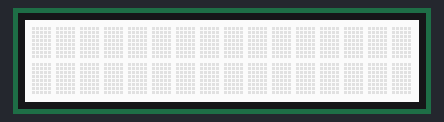
Simulated run of this sketch. Board: Arduino Uno, built with avr-gcc and run on an emulated ATmega328P. Parts: 16×2 character LCD.

Above: at 0.1 s.
At 0.6 s:
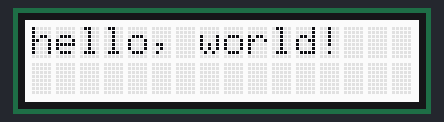

The sketch:

Basic_display.ino
```cpp
// (licence header left out)
#include <Wire.h>
#include "rgb_lcd.h"

rgb_lcd lcd;

void setup() {
    // set up the LCD's number of columns and rows:
    lcd.begin(16, 2);
    // Print a message to the LCD.
    lcd.print("hello, world!");
}

void loop() {
    // Turn off the display:
    lcd.noDisplay();
    delay(500);
    // Turn on the display:
    lcd.display();
    delay(500);
}

/*********************************************************************************************************
    END FILE
*********************************************************************************************************/
```

Measured:
- what the display in image 1 shows lasts 0.5 s, from 0.6 s to 1.1 s
